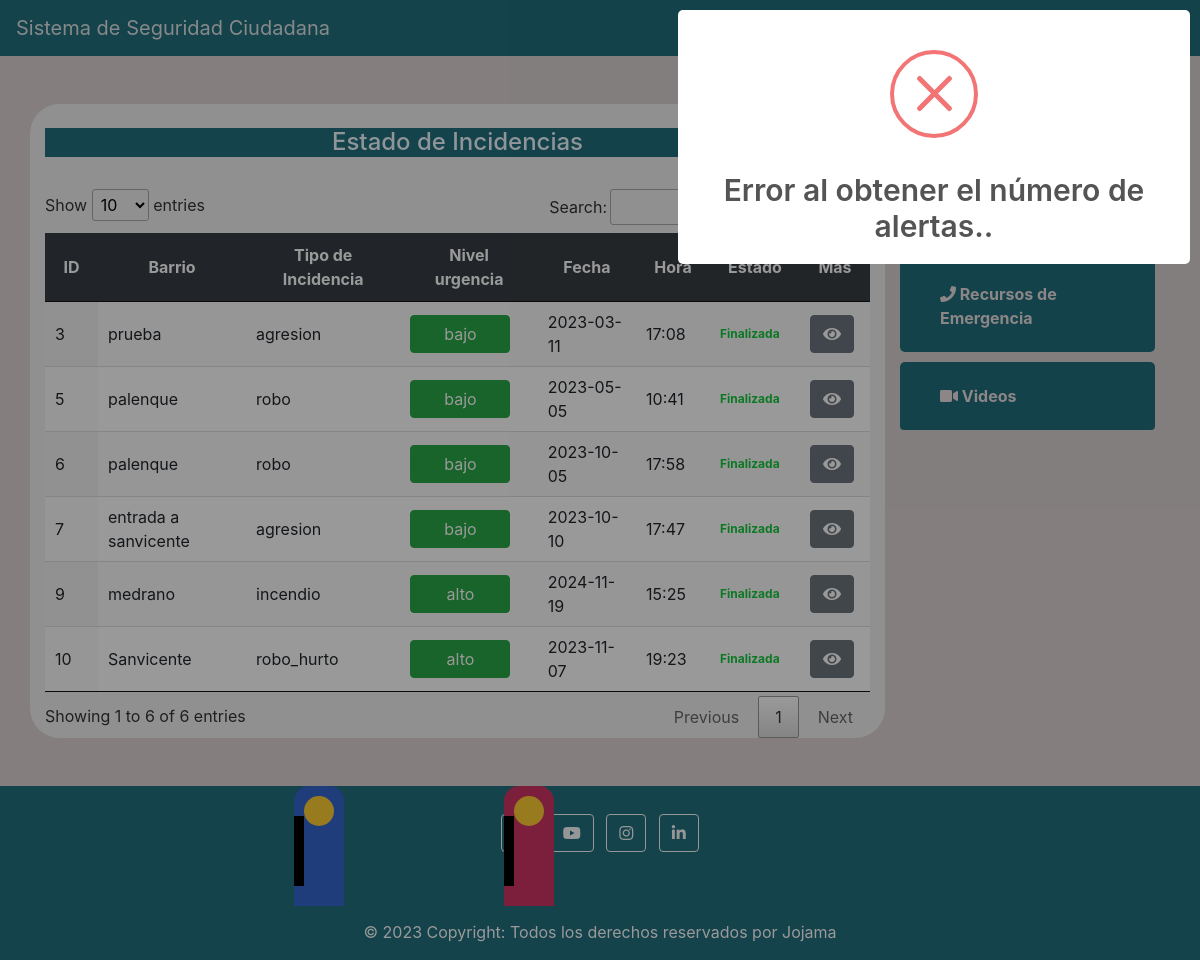
/index.php/panel/mis_incidencias, run on an earlier commit of the app's database.
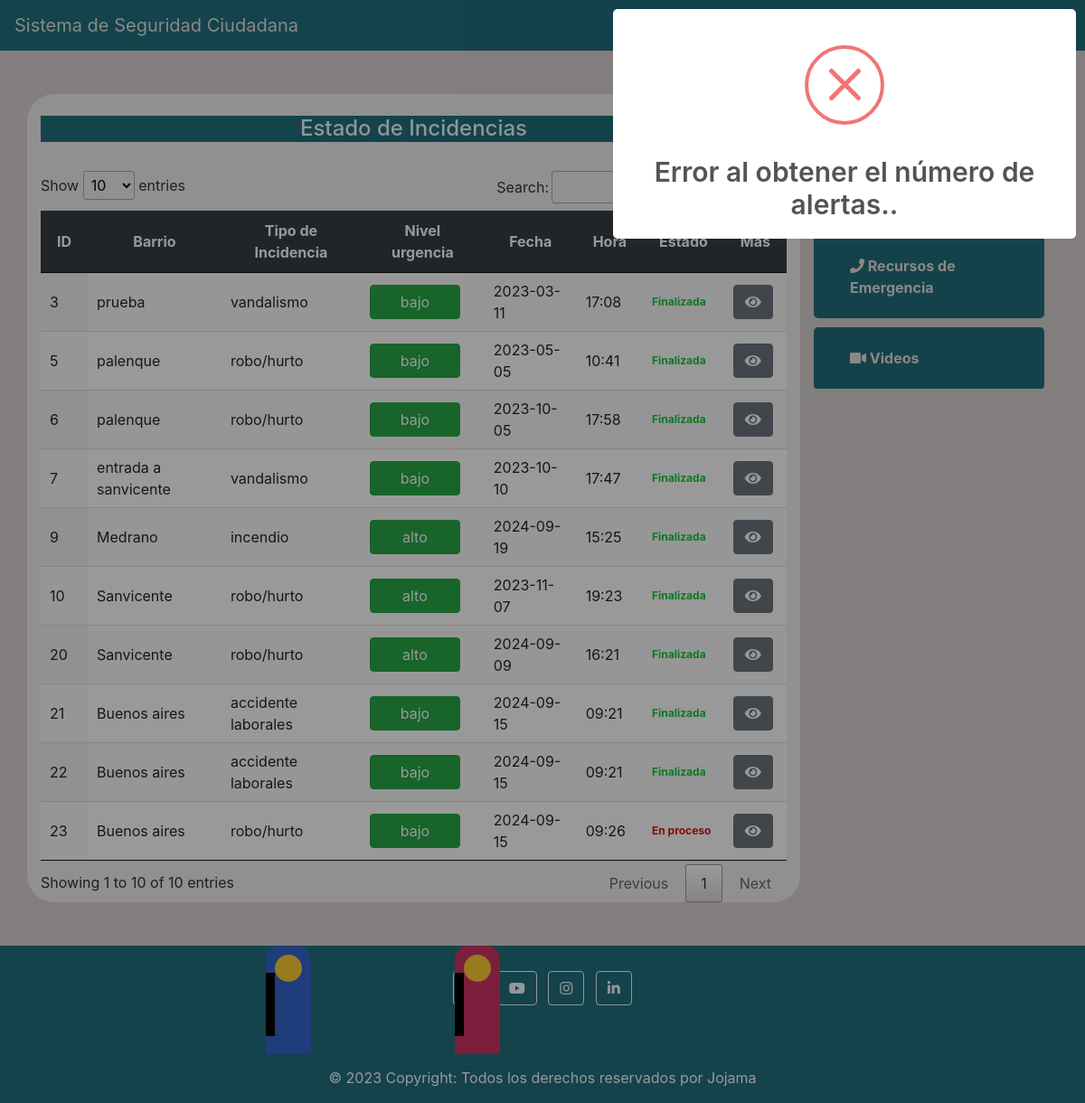
And on a later commit of the database.
### tables this page shows
CREATE TABLE `incidencias` (
  `id` int(11) NOT NULL,
  `tipo_incidencia` varchar(50) NOT NULL,
  `fecha` varchar(50) NOT NULL,
  `hora` varchar(10) NOT NULL,
  `barrio` varchar(50) NOT NULL,
  `descripcion` text NOT NULL,
  `latitud` varchar(50) NOT NULL,
  `longitud` varchar(50) NOT NULL,
  `imagen` varchar(200) DEFAULT NULL,
  `nivel_urgencia` varchar(20) NOT NULL,
  `idUsuario` int(11) DEFAULT NULL,
  `nota` text DEFAULT NULL,
  `estado` varchar(20) NOT NULL DEFAULT 'En proceso',
  `fecha_finalizacion` varchar(50) DEFAULT NULL,
  `nombre` varchar(100) DEFAULT NULL,
  `correo` varchar(100) DEFAULT NULL
);

### application/controllers/Panel.php (called while the page is built, shortened)
<?php
class Panel extends CI_Controller
{
	function __construct()
	{
		$this->load->model('ModelReporte');
	}
	public function mis_incidencias()
	{
		$validado = $this->ModelReporte->get_Session();
		$idUsuario  = $validado[0]->idUsuario;
		$data['incidencias'] = $this->ModelReporte->get_Incidencia($idUsuario);
		$this->load->view('template/header');
		$this->load->view('template/nabvar');
		$this->load->view('reporte/mis_incidencias', $data);
		$this->load->view('template/slider');
		$this->load->view('template/footer');
	}
}

### index.php (called while the page is built, shortened)
<?php
require_once BASEPATH.'core/CodeIgniter.php';

### application/models/ModelReporte.php (called while the page is built, shortened)
<?php
class ModelReporte extends CI_Model
{
	public function get_Incidencia($idUsuario)
	{
		$this->db->select('*');
		$this->db->from('incidencias');
		$this->db->where('idUsuario', $idUsuario);
		return $this->db->get()->result();
	}
	public function get_Session()
	{
		$this->db->select('*');
		$this->db->from('session_temporal');
		return $this->db->get()->result();
	}
}

### application/views/reporte/mis_incidencias.php (the view, shortened to what this page needs)
<main>
    <div class="container mt-5">
        <div class="row">
            <div style="background-color:#f0f0f0; text-align: center; border-radius:30px;" id="vista-alertas" class="col-md-9">
            <br>
                <h4 style="background-color:#226f7e; color:aliceblue">Estado de Incidencias</h4>
                <br>
                <table id="tabla-incidencias" class="display" style="width:100%">
                    <thead>
                        <tr>
                            <th>ID</th>
                            <th>Barrio</th>
                            <th>Tipo de Incidencia</th>
                            <th>Nivel urgencia</th>
                            <th>Fecha</th>
                            <th>Hora</th>
                            <th>Estado</th>
                            <th>Más</th>
                        </tr>
                    </thead>
                    <tbody>
                        <?php foreach ($incidencias as $incidencia): ?>
                        <tr>
                            <td><?= $incidencia->id ?></td>
                            <td><?= $incidencia->barrio ?></td>
                            <td><?= $incidencia->tipo_incidencia ?></td>
                            <td><?= $incidencia->nivel_urgencia ?></td>
                            <td><?= $incidencia->fecha ?></td>
                            <td><?= $incidencia->hora ?></td>
                            <td
                                class="estado-celda <?= ($incidencia->estado == 'Finalizada') ? 'estado-finalizado' : 'estado-en-proceso' ?>">
                                <?= $incidencia->estado ?>
                            </td>
                            <td>
                                <a class="btn btn-secondary ver-mas" onclick="verMas(<?= $incidencia->id ?>);"
                                    title="Ver más"><i class="fas fa-eye"></i></a>
                            </td>
                        </tr>
                        <?php endforeach; ?>
                    </tbody>
                </table>
            </div>

### application/views/template/header.php (shortened to what this page needs)
<!DOCTYPE html>
<html lang="en">
<head>
	<link rel="stylesheet" href="<?php echo base_url(); ?>assets/css/bootstrap.min.css">
	<link rel="stylesheet" href="<?php echo base_url(); ?>assets/css/style.css">
	<link rel="stylesheet" href="<?php echo base_url(); ?>assets/css/jquery.dataTables.css">
	<link rel="stylesheet" href="<?php echo base_url(); ?>assets/css/responsive.dataTables.min.css">
	<link rel="stylesheet" href="https://cdnjs.cloudflare.com/ajax/libs/font-awesome/5.15.3/css/all.min.css">
	<link rel="stylesheet" href="<?php echo base_url(); ?>assets/libreria/sweetalert2/dist/sweetalert2.min.css">
	<link rel="stylesheet" type="text/css" href="https://cdnjs.cloudflare.com/ajax/libs/slick-carousel/1.8.1/slick.min.css" />
	<link rel="stylesheet" type="text/css" href="https://cdnjs.cloudflare.com/ajax/libs/slick-carousel/1.8.1/slick-theme.min.css" />
</head>

### application/views/template/nabvar.php (shortened to what this page needs)
<body>
    <header>
        <nav class="navbar navbar-expand-lg navbar-light" style="background-color: #226f7e;">
            <a class="navbar-brand" href="<?php echo base_url(); ?>">Sistema de Seguridad Ciudadana</a>
            <?php
              $validado = $this->ModelReporte->get_Session();
            if(empty($validado[0]->rol)){ ?>
            <div class="collapse navbar-collapse" id="navbarNav">
                <ul class="navbar-nav ml-auto">
                    <li class="nav-item">
                        <a class="nav-link" href="<?php echo base_url('login'); ?>">Iniciar Sesión / Registrarse</a>
                    </li>
                </ul>
            </div>
                <?php }; ?>
        </nav>
    </header>

### application/views/template/slider.php (shortened to what this page needs)
<div class="col-md-3">
	<ul class="list-group">
		<?php
		$validado = $this->ModelReporte->get_Session();; ?>
		<?php
		if (!empty($validado)) {
			if ($validado[0]->rol == 'usuario') { ?>
				<li class="list-group-item custom-list-item">
					<a href="<?php echo base_url(); ?>" class="custom-link">
						<i class="fas fa-home"></i> Home
					</a>
				</li>
			<?php } else ?>
		<?php } else { ?>
			<li class="list-group-item custom-list-item">
				<a href="<?php echo base_url(); ?>" class="custom-link">
				</a>
			</li>
		<?php }; ?>
		<?php
		if (!empty($validado)) {  ?>
			<?php
			if ($validado[0]->rol == 'usuario') { ?>
				<li class="list-group-item custom-list-item">
					<a href="<?php echo base_url(); ?>reportar/incidencia" class="custom-link">
						<i class="fas fa-pencil-alt"></i> Reportar Incidente
					</a>
				</li>
			<?php }
		} else {; ?>
			<li class="list-group-item custom-list-item">
				<a href="<?php echo base_url(); ?>reportar/incidencia" class="custom-link">
				</a>
			</li>
		<?php }; ?>
		<?php
		if (!empty($validado)) {
			if ($validado[0]->rol == 'usuario') { ?>
				<li class="list-group-item custom-list-item">
					<a href="<?php echo base_url('recursos/emergencias'); ?>" class="custom-link">
						<i class="fas fa-phone"></i> Recursos de Emergencia
					</a>
				</li>
				<li class="list-group-item custom-list-item">
					<a href="<?php echo base_url('recursos/videos'); ?>" class="custom-link">
						<i class="fas fa-video"></i> Noticias
					</a>
				</li>
			<?php }
		} else { ?>
			<li class="list-group-item custom-list-item">
				<a href="<?php echo base_url('recursos/emergencias'); ?>" class="custom-link">
					<i class="fas fa-phone"></i> Recursos de Emergencia
				</a>
			</li>
			<li class="list-group-item custom-list-item">
				<a href="<?php echo base_url('recursos/videos'); ?>" class="custom-link">
					<i class="fas fa-video"></i> Videos
				</a>
			</li>
		<?php }; ?>
	</ul>
</div>
</main>

### application/views/template/footer.php (shortened to what this page needs)
<br>
<br>
<div class="personaje policia"></div>
<div class="personaje ladron"></div>
<footer class="text-center text-white"  style="background-color: #226f7e;">
	<div class="container p-4 pb-0">
		<section class="mb-4">
			<a class="btn btn-outline-light btn-floating m-1" href="https://www.facebook.com/DeveloperJojama?mibextid=ZbWKwL" role="button"><i class="fab fa-facebook-f"></i></a>
			<a class="btn btn-outline-light btn-floating m-1" href="https://youtube.com/@DeveloperJojama?si=8wAxBa3_dBBgwj4E" role="button"><i class="fab fa-youtube"></i></a>
			<a class="btn btn-outline-light btn-floating m-1" href="https://www.instagram.com/the_beautifull_pretty?igsh=M3BpcDRkbWN3d3I4" role="button"><i class="fab fa-instagram"></i></a>
			<a class="btn btn-outline-light btn-floating m-1" href="https://www.linkedin.com/in/haminton-mena-mena-haminton" role="button"><i class="fab fa-linkedin-in"></i></a>
		</section>
	</div>
	<div class="text-center p-3" style="background-color: #226f7e;">
		© 2023 Copyright:
		<a class="text-white" href="https://hammenamena.mercadoshops.com.co/" target="_blank">Todos los derechos reservados por Jojama</a>
	</div>
</footer>
</body>
</html>

### assets/css/style.css (style rules this page uses)
#vista-alertas { min-height: 500px; }
.custom-list-item { background-color: #226f7e; margin-bottom: 10px; border: none; border-radius: 5px; }
.custom-link { color: #e9e0e0; text-decoration: none; font-weight: bold; padding: 10px 20px; display: block; }
#tabla-incidencias thead { background-color: #373e44; color: white; }
.personaje { position: absolute; width: 50px; height: 120px; background-color: transparent; z-index: -1; }
.policia { background-color: #3366cc; border-radius: 15px 15px 0 0; }
.ladron { background-color: #cc3366; border-radius: 15px 15px 0 0; }
.personaje::before { content: ''; position: absolute; width: 30px; height: 30px; background-color: #ffcc33; top: 10px; left: 50%; transform: translateX(-50%); border-radius: 50%; }
.personaje::after { content: ''; position: absolute; width: 10px; height: 70px; background-color: #000; top: 30px; }
.personaje::before::before { content: ''; position: absolute; width: 20px; height: 50px; background-color: #000; bottom: 0; left: 50%; transform: translateX(-50%); }
.personaje { position: absolute; width: 50px; height: 120px; background-color: transparent; z-index: 1; transition: all 0.3s; }
body { background-color: #dbd2d2; }
.estado-celda { padding: 8px; }
.estado-finalizado { color: rgb(20, 200, 59); font-weight: bold; font-size: 12px; }
.estado-en-proceso { color: rgb(215, 19, 8); font-weight: bold; font-size: 12px; }

What changed in the data, as far as the page shows it:
changed incidencias "prueba": tipo_incidencia "agresion" → "vandalismo"
changed incidencias id 5: tipo_incidencia "robo" → "robo/hurto"
changed incidencias id 6: tipo_incidencia "robo" → "robo/hurto"
changed incidencias "entrada a sanvicente": tipo_incidencia "agresion" → "vandalismo"
changed incidencias "incendio": barrio "medrano" → "Medrano"; fecha "2024-11-19" → "2024-09-19"
changed incidencias id 10: tipo_incidencia "robo_hurto" → "robo/hurto"
added incidencias: id "20", barrio "Sanvicente", tipo_incidencia "robo/hurto", nivel_urgencia "alto", fecha "2024-09-09", hora "16:21", estado "Finalizada"
added incidencias: id "21", barrio "Buenos aires", tipo_incidencia "accidente laborales", nivel_urgencia "bajo", fecha "2024-09-15", hora "09:21", estado "Finalizada"
added incidencias: id "22", barrio "Buenos aires", tipo_incidencia "accidente laborales", nivel_urgencia "bajo", fecha "2024-09-15", hora "09:21", estado "Finalizada"
added incidencias: id "23", barrio "Buenos aires", tipo_incidencia "robo/hurto", nivel_urgencia "bajo", fecha "2024-09-15", hora "09:26", estado "En proceso"
Also different on the page:
text written by a page script: "Show entries Search: Showing 1 to 6 of 6 entries Previous 1 Next" → "Show entries Search: Showing 1 to 10 of 10 entries Previous 1 Next"
